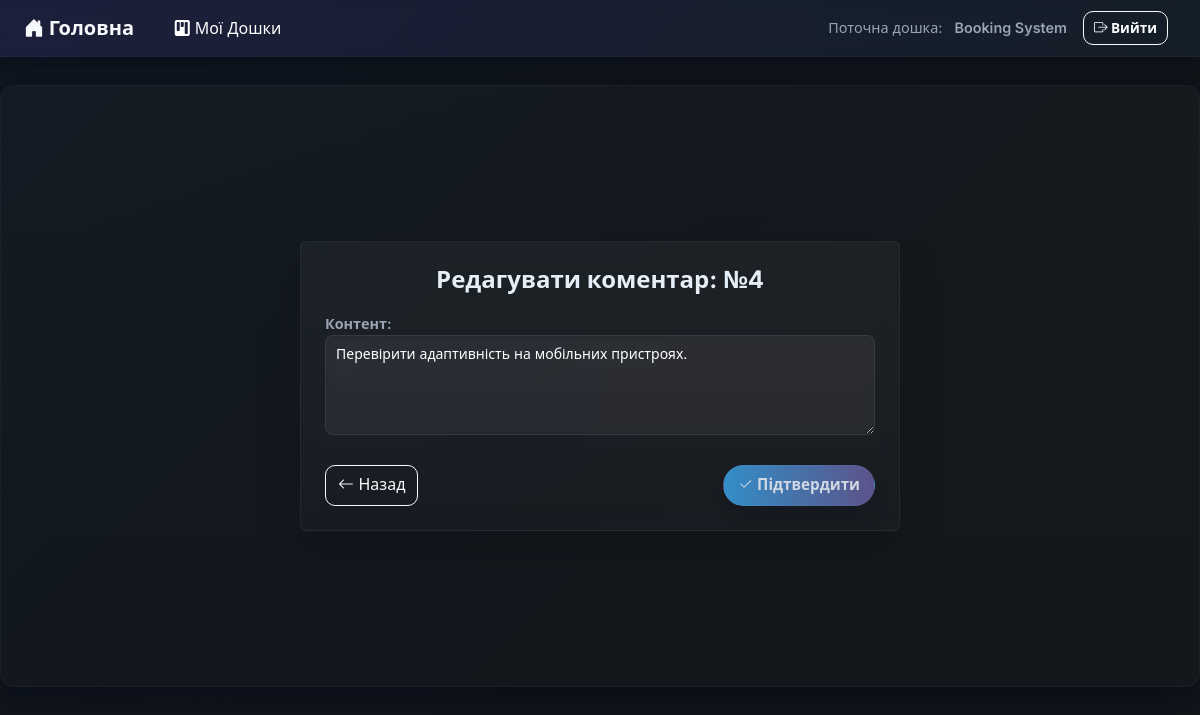
The app's page /dashboard/5/todolist/7/task/12/comment/4/edit/ (signed in) with its own data.
### task_manager/models.py (models this page shows, shortened)
class Dashboard(models.Model):
    title =  models.CharField(max_length = 200, verbose_name = "Назва")
    description =  models.TextField(verbose_name = "Опис", blank = True)
    created_at = models.DateTimeField(auto_now_add = True)
    created_by = models.ForeignKey(User, on_delete = models.CASCADE, related_name='dashboards', verbose_name = "Автор")
    members = models.ManyToManyField(User, related_name="shared_dashboards", blank=True, verbose_name = "Учасники")
    class Meta:
        verbose_name = "Дошка"
        verbose_name_plural = "Дошки"

class Comment(models.Model):
    task = models.ForeignKey(Task, on_delete = models.CASCADE, related_name = 'comments', verbose_name = 'Завдання')
    content = models.TextField(verbose_name = "Контент", blank = True)
    created_by = models.ForeignKey(User, on_delete=models.CASCADE, related_name = 'comments', verbose_name = 'Автор')
    created_at = models.DateTimeField(auto_now_add=True)
    class Meta:
        verbose_name = "Коментар"
        verbose_name_plural = "Коментарі"

### task_manager/views.py (the view, shortened to what this page needs)
# urls.py: path('dashboard/<int:dashboard_pk>/todolist/<int:todolist_pk>/task/<int:task_pk>/comment/<int:comment_pk>/edit/', CommentUpdateView.as_view(), name = 'comment_edit'),
class CommentUpdateView(LoginRequiredMixin, CommentAccessMixin, UpdateView):
    model = Comment
    form_class = CommentCreateForm
    template_name = 'comment/comment_edit.html'
    pk_url_kwarg = "comment_pk"
    def get_context_data(self, **kwargs):
        context = super().get_context_data(**kwargs)
        context["dashboard"] = get_object_or_404(Dashboard, pk=self.kwargs["dashboard_pk"])
        context["todolist"] = get_object_or_404(TodoList, pk=self.kwargs["todolist_pk"])
        context["task"] = get_object_or_404(Task, pk=self.kwargs["task_pk"])
        return context

### task_manager/forms.py
class CommentCreateForm(forms.ModelForm):
    class Meta:
        model = Comment
        fields = ("content",)
        widgets = {
            "content": forms.Textarea(attrs={
                "class": "form-control-custom",
                "placeholder": "Напишіть текст вашого коментаря",
                "rows": 4,
            }),
        }

### task_manager/views.py (called while the page is built)
    def get_queryset(self):
        return Dashboard.objects.filter(
            Q(created_by=self.request.user) | Q(members=self.request.user)
        ).distinct()

    def get_queryset(self):
        return TodoList.objects.filter(
            dashboard__in=DashboardAccessMixin.get_queryset(self)
        ).distinct()

    def get_queryset(self):
        return Task.objects.filter(
            todolist__in=TodoListAccessMixin.get_queryset(self)
        ).distinct()

    def get_queryset(self):
        return Comment.objects.filter(
            task__in=TaskAccessMixin.get_queryset(self)
        ).distinct()

### task_manager/templates/comment/comment_edit.html (shortened to what this page needs)
{% extends "base.html" %}
{% block content %}
<div class="d-flex justify-content-center align-items-center" style="min-height:70vh;">
  <div class="auth-card p-4 rounded shadow-lg w-100" style="max-width:600px;">
    <h4 class="mb-3 fw-bold text-center">Редагувати коментар: №{{ comment.pk }}</h4>
    <form method="post" novalidate>
      <div class="mb-3">
        {{ form.content.label_tag }}
        {{ form.content }}
      </div>
      <div class="d-flex justify-content-between mt-4">
        <a href="{% url 'comment_detail' dashboard_pk=dashboard.pk todolist_pk=todolist.pk task_pk=task.pk comment_pk=comment.pk %}"
           class="btn btn-outline-light" style="border-radius:10px;">
          <i class="bi bi-arrow-left"></i>&nbsp;Назад
        </a>
        <button type="submit" class="btn btn-filter">
          <i class="bi bi-check2"></i>&nbsp;Підтвердити
        </button>
      </div>
    </form>
  </div>
</div>
{% endblock %}

### task_manager/templates/base.html (shortened to what this page needs)
{% load static %}
<!DOCTYPE html>
<html lang="uk">
<head>
  <link href="https://cdn.jsdelivr.net/npm/bootstrap@5.3.0/dist/css/bootstrap.min.css" rel="stylesheet">
  <link href="https://cdn.jsdelivr.net/npm/bootstrap-icons@1.10.5/font/bootstrap-icons.css" rel="stylesheet">
  <link href="{% static "css/style.css" %}" rel="stylesheet">
</head>
<body>
  <nav class="navbar navbar-expand-lg navbar-app py-2 px-4">
    <a class="navbar-brand fw-bold" href="{% url 'main' %}">
      <i class="bi bi-house-door-fill"></i>&nbsp;Головна
    </a>
    <ul class="navbar-nav ms-3">
      <li class="nav-item">
        <a class="nav-link" style="color: #ffffff;" href="{% url 'dashboard_list' %}">
          <i class="bi bi-kanban-fill"></i>&nbsp;Мої Дошки
        </a>
      </li>
    </ul>
    <div class="ms-auto d-flex align-items-center">
      {% if user.is_authenticated %}
        {% if dashboard %}
          <div class="nav-left-muted d-none d-md-block">Поточна дошка:</div>
          <div class="nav-left-muted d-none d-md-block me-3 fw-semibold">{{ dashboard.title }}</div>
        {% else %}
          <div class="nav-left-muted d-none d-md-block me-3">{{ request.user.username }}</div>
        {% endif %}
        <form method="post" action="{% url 'logout' %}" class="d-inline me-2">
          <button type="submit" class="btn btn-outline-light nav-btn">
            <i class="bi bi-box-arrow-right"></i>&nbsp;Вийти
          </button>
        </form>
      {% endif %}
    </div>
  </nav>
  <main class="app-shell">
    {% block content %}{% endblock %}
  </main>
</body>
</html>

### task_manager/static/css/style.css (style rules this page uses)
:root { --soft-accent-1: rgba(110,98,166,0.9); --soft-accent-2: rgba(61,181,255,0.85); --btn-muted-bg: rgba(255,255,255,0.02); --muted-text: #9aa4b2; --bg-1: #0f1720; --bg-2: #12151a; --panel: rgba(255,255,255,0.04); --glass: rgba(255,255,255,0.04); --accent-1: #7c5cff; --accent-2: #3db5ff; --muted: #9aa4b2; --card-shadow: 0 8px 30px rgba(2,6,23,0.6); --soft-shadow: 0 6px 18px rgba(2,6,23,0.45); }
html, body { height: 100%; margin: 0; font-family: "Inter", system-ui, -apple-system, "Segoe UI", Roboto, "Helvetica Neue", Arial; background: linear-gradient(135deg, var(--bg-1) 0%, var(--bg-2) 60%); color: #e6eef7; -webkit-font-smoothing: antialiased; -moz-osx-font-smoothing: grayscale; }
.navbar-app { background: linear-gradient(90deg, rgba(124,92,255,0.12), rgba(61,181,255,0.06)); backdrop-filter: blur(6px); border-bottom: 1px solid rgba(255,255,255,0.03); box-shadow: 0 4px 18px rgba(2,6,23,0.45); }
.navbar-app .navbar-brand { font-weight: 700; color: #f7f9fc; }
.navbar-app .nav-btn { border-radius: 10px; padding: 6px 10px; font-weight: 600; font-size: 0.85rem; }
.nav-left-muted { color: var(--muted); font-size: 0.9rem; margin-right: 0.75rem; }
.app-shell { max-width: 1200px; margin: 28px auto; padding: 20px; border-radius: 14px; background: linear-gradient(180deg, rgba(255,255,255,0.02), rgba(255,255,255,0.01)); box-shadow: var(--card-shadow); border: 1px solid rgba(255,255,255,0.03); }
.btn-filter { border-radius: 999px; padding: 8px 14px; font-weight: 600; font-size: 0.95rem; color: #eaf2ff; background: linear-gradient(90deg, var(--soft-accent-2) 0%, var(--soft-accent-1) 100%); opacity: 0.88; border: 1px solid rgba(255,255,255,0.04); box-shadow: 0 6px 18px rgba(2,6,23,0.22); transition: transform .08s ease, box-shadow .12s ease, opacity .12s ease; }
.auth-card { background: linear-gradient(180deg, rgba(255,255,255,0.04), rgba(255,255,255,0.02)); border: 1px solid rgba(255,255,255,0.05); backdrop-filter: blur(10px); box-shadow: 0 8px 28px rgba(2,6,23,0.55); }
.auth-card label { font-weight: 600; color: var(--muted); font-size: 0.9rem; }
.auth-card input, .auth-card textarea, .auth-card select { background: rgba(255,255,255,0.04); border: 1px solid rgba(255,255,255,0.08); color: #fff; width: 100%; padding: 8px 10px; border-radius: 8px; }
.form-control-custom { width: 100%; padding: 10px 12px; border-radius: 12px; border: 1px solid rgba(255,255,255,0.08); background: linear-gradient(180deg, rgba(255,255,255,0.05), rgba(255,255,255,0.02)); color: #fff; font-size: 14px; line-height: 1.4; transition: all 0.2s ease; outline: none; box-shadow: none; backdrop-filter: blur(6px); }
textarea.form-control-custom { min-height: 100px; resize: vertical; }

### records on screen
Dashboard: title "Booking System"
Comment: pk "4", content "Перевірити адаптивність на мобільних пристроях."
